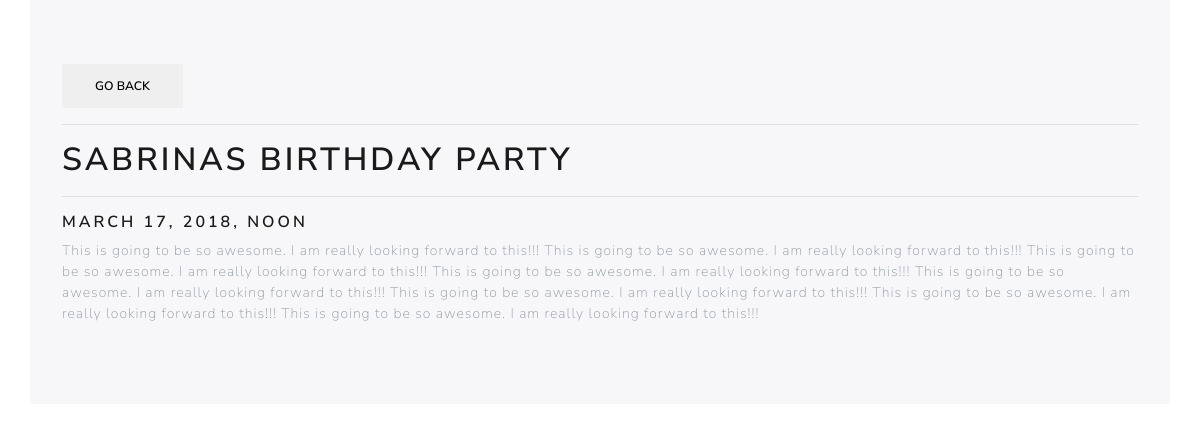
Screenshot of /entry/1 (signed in) with the database file from the repository.
### myapp/models.py (models this page shows, shortened)
class Entry(models.Model):
    name = models.CharField(max_length=100)
    author = models.ForeignKey(User, on_delete=models.CASCADE)
    date = models.DateTimeField()
    description = models.TextField()
    created = models.DateTimeField(auto_now_add=True)

### myapp/views.py (the view)
# urls.py: path('entry/<int:pk>', views.EntryDetailView.as_view(), name='details'),
class EntryDetailView(LoginRequiredMixin, DetailView):
    template_name = 'myapp/details.html'
    model = Entry
    context_object_name = 'entry'

### myapp/templates/myapp/details.html
{% extends 'myapp/base.html' %}
{% block content %}
<div class="container jumbotron">
  <button onclick="window.location='{% url 'index' %}'" class="btn btn-default">Go Back</button>
  <hr />
  <h1>{{ entry.name }}</h1>
  <hr />
  <h5>{{ entry.date }}</h5>
  <p>{{ entry.description }}</p>
</div>
{% endblock %}

### myapp/templates/myapp/base.html (shortened to what this page needs)
<!DOCTYPE html>
<html lang="en">
<head>
  {% load static %}
  <link rel="stylesheet" href="{% static 'myapp/css/bootstrap.css' %}" />
  <link rel="stylesheet" href="{% static 'myapp/css/style.css' %}" />
</head>
<body>
  {% block content %}
  {% endblock %}
</body>
</html>

### myapp/static/myapp/css/style.css (style rules this page uses)
body, html { width: 100%; display: grid; }

### rows the page displays
Entry: name "SABRINAS BIRTHDAY PARTY", date "MARCH 17, 2018, NOON", description "This is going to be so awesome. I am really looking forward to this!!! This is going to be so awesome. I am really looking forward to this!!! This is going to be so awesome. I am really looking forward to this!!! This is going to be so awesome. I am really looking forward to this!!! This is going to be so awesome. I am really looking forward to this!!! This is going to be so awesome. I am really looking forward to this!!! This is going to be so awesome. I am really looking forward to this!!! This is going to be so awesome. I am really looking forward to this!!!"
